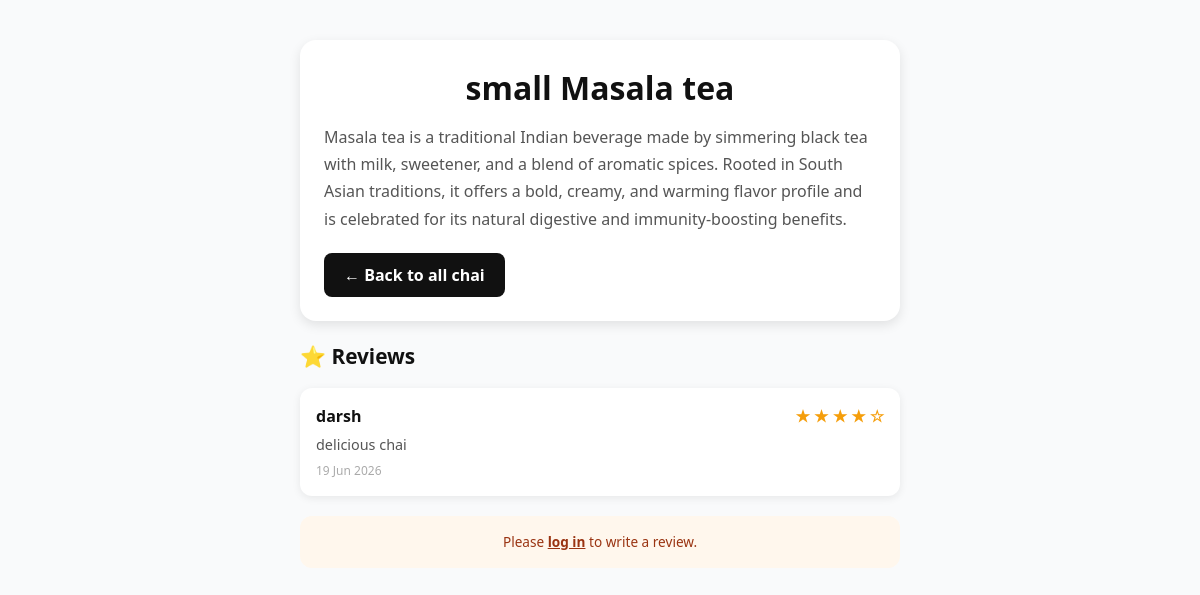
Screenshot of /chai/12/ with the database file from the repository.
### chai/models.py (models this page shows, shortened)
class chaivarity(models.Model):
    chai_TYPE_CHOICE = [
        ('ML', 'MASALA'),
        ('GR', 'GINGER'),
        ('KL', 'KIWI'),
        ('PL', 'PLAIN'),
        ('EL', 'ELACHI'),
        ('Lm', 'LEMON'),
        ('IC', 'ICE'),
        ('GT', 'GREEN'),
        ('SF', 'Saffron'),
        ('BL', 'BLACK'),
    ]
    name = models.CharField(max_length=100)
    image = models.ImageField(upload_to='chai/', null=True, blank=True)
    date_added = models.DateTimeField(default=timezone.now)
    type = models.CharField(max_length=2, choices=chai_TYPE_CHOICE)
    description = models.TextField()
    price = models.DecimalField(max_digits=8, decimal_places=2, default=0)

class chaireview(models.Model):
    chai = models.ForeignKey(chaivarity, on_delete=models.CASCADE, related_name='reviews')
    user = models.ForeignKey(User, on_delete=models.CASCADE)
    rating = models.IntegerField()
    comment = models.TextField()
    date_added = models.DateTimeField(default=timezone.now)

### chai/views.py (the view, shortened to what this page needs)
# urls.py: path('<int:chai_id>/', views.chai_detail, name='chai_detail'),
def chai_detail(request, chai_id):
    chai = get_object_or_404(chaivarity, pk=chai_id)
    reviews = chai.reviews.all().order_by('-date_added')
    return render(
        request,
        'chai/chai_detail.html',
        {
            'chai': chai,
            'reviews': reviews,
        }
    )

### chai/Templates/chai/chai_detail.html (shortened to what this page needs)
{% extends "layout.html" %}
{% block content %}
<div style="padding:40px 16px; background:#f9fafb; min-height:100vh;">
    <div style="max-width:600px; margin:0 auto; background:white; border-radius:16px; box-shadow:0 4px 12px rgba(0,0,0,0.1); overflow:hidden; margin-bottom:20px;">
        <div style="padding:24px;">
            <h1 style="font-size:2rem; font-weight:800; color:#111; margin-bottom:12px;">{{ chai.name }}</h1>
            <p style="color:#555; line-height:1.7;">{{ chai.description }}</p>
            <a href="{% url 'all_chai' %}"
               style="display:inline-block; margin-top:20px; background:#111; color:white; padding:10px 20px; border-radius:8px; text-decoration:none; font-weight:600;">
                ← Back to all chai
            </a>
        </div>
    </div>
    <div style="max-width:600px; margin:0 auto;">
        <h2 style="font-size:1.3rem; font-weight:800; color:#111; margin-bottom:16px;">⭐ Reviews</h2>
        {% if reviews %}
            {% for review in reviews %}
            <div style="background:white; border-radius:12px; box-shadow:0 2px 8px rgba(0,0,0,0.08); padding:16px; margin-bottom:12px;">
                <div style="display:flex; justify-content:space-between; align-items:center; margin-bottom:6px;">
                    <p style="font-weight:700; color:#111; margin:0;">{{ review.user.username }}</p>
                    <span style="color:#f59e0b; font-weight:700;">
                        {% for i in "12345" %}
                            {% if forloop.counter <= review.rating %}★{% else %}☆{% endif %}
                        {% endfor %}
                    </span>
                </div>
                <p style="color:#555; font-size:0.9rem; margin:0;">{{ review.comment }}</p>
                <p style="color:#aaa; font-size:0.75rem; margin-top:6px;">{{ review.date_added|date:"d M Y" }}</p>
            </div>
            {% endfor %}
        {% else %}
            <div style="background:white; border-radius:12px; padding:20px; text-align:center; box-shadow:0 2px 8px rgba(0,0,0,0.08); margin-bottom:16px;">
                <p style="color:#777; font-size:0.9rem;">No reviews yet. Be the first to review!</p>
            </div>
        {% endif %}
        {% if user.is_authenticated %}
        <div style="background:white; border-radius:12px; box-shadow:0 2px 8px rgba(0,0,0,0.08); padding:20px; margin-top:20px;">
            <h3 style="font-weight:700; color:#111; margin-bottom:12px;">Write a Review</h3>
            <form method="post">
                {% csrf_token %}
                <label style="display:block; font-size:0.9rem; font-weight:600; color:#333; margin-bottom:6px;">Rating</label>
                <select name="rating" required
                        style="width:100%; border:1px solid #ccc; border-radius:8px; padding:8px; font-size:0.9rem; margin-bottom:12px;">
                    <option value="5">★★★★★ (5)</option>
                    <option value="4">★★★★☆ (4)</option>
                    <option value="3">★★★☆☆ (3)</option>
                    <option value="2">★★☆☆☆ (2)</option>
                    <option value="1">★☆☆☆☆ (1)</option>
                </select>
                <label style="display:block; font-size:0.9rem; font-weight:600; color:#333; margin-bottom:6px;">Comment</label>
                <textarea name="comment" required rows="3"
                          style="width:100%; border:1px solid #ccc; border-radius:8px; padding:8px; font-size:0.9rem; margin-bottom:12px; resize:vertical;"
                          placeholder="Share your thoughts about this chai..."></textarea>
                <button type="submit"
                        style="background:#111; color:white; font-weight:600; padding:10px 20px; border:none; border-radius:8px; cursor:pointer; font-size:0.9rem;">
                    Submit Review
                </button>
            </form>
        </div>
        {% else %}
        <div style="background:#fff7ed; border-radius:12px; padding:16px; text-align:center; margin-top:20px;">
            <p style="color:#9a3412; font-size:0.85rem;">
                Please <a href="/admin/login/" style="font-weight:700; text-decoration:underline;">log in</a> to write a review.
            </p>
        </div>
        {% endif %}
    </div>
</div>
{% endblock %}

### personal_blog/static/style.css (style rules this page uses)
body { background-color: #083d31; color: #ffffffbe; }
h1 { text-align: center; font-size: 3rem; }

### rows the page displays
chaivarity: name "small Masala tea", description "Masala tea is a traditional Indian beverage made by simmering black tea with milk, sweetener, and a blend of aromatic spices. Rooted in South Asian traditions, it offers a bold, creamy, and warming flavor profile and is celebrated for its natural digestive and immunity-boosting benefits."
chaireview: user.username "darsh", rating 4 (drawn), comment "delicious chai", date_added "19 Jun 2026"
